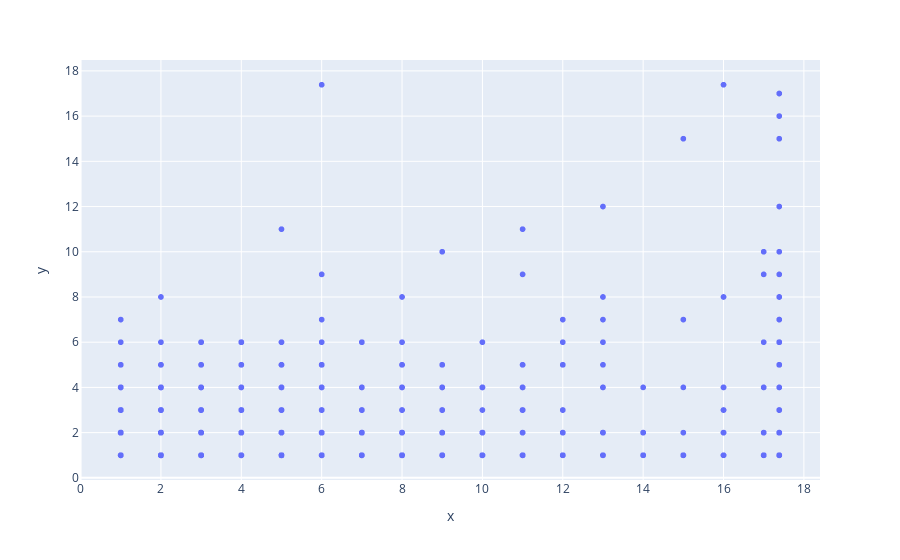

Notebook source saved alongside this figure:
### Code cell
# Grafico de dispersión
fig = px.scatter(x=df2['CANT_FACT_VEN'], y=df2['TOTAL_PQR_RECLAMACION'])
fig.show()

### Figure 1 — Plotly figure (JSON) as saved in the notebook; plotly's stock layout.template omitted (floating-point values rounded to 4 significant figures; data arrays with more than 128 entries replaced by an {"elided": "..."} marker saying what was removed)
{"data": [{"hovertemplate": "x=%{x}<br>y=%{y}<extra></extra>", "legendgroup": "", "marker": {"color": "#636efa", "symbol": "circle"}, "mode": "markers", "name": "", "showlegend": false, "type": "scattergl", "x": {"elided": "1939 float values"}, "xaxis": "x", "y": {"elided": "1939 float values"}, "yaxis": "y"}], "layout": {"autosize": true, "legend": {"tracegroupgap": 0}, "margin": {"t": 60}, "xaxis": {"anchor": "y", "autorange": true, "domain": [0, 1], "range": [0.009727, 18.38], "title": {"text": "x"}, "type": "linear"}, "yaxis": {"anchor": "x", "autorange": true, "domain": [0, 1], "range": [-0.2688, 18.66], "title": {"text": "y"}, "type": "linear"}}}
